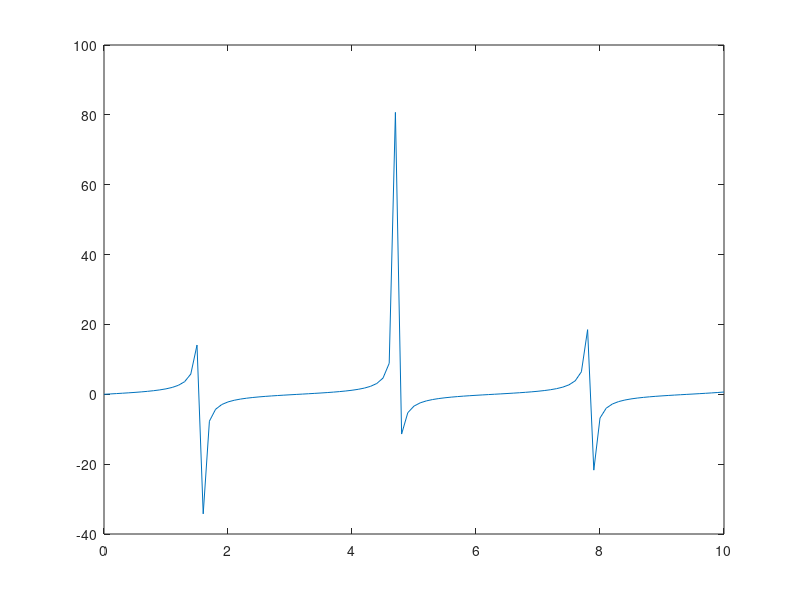
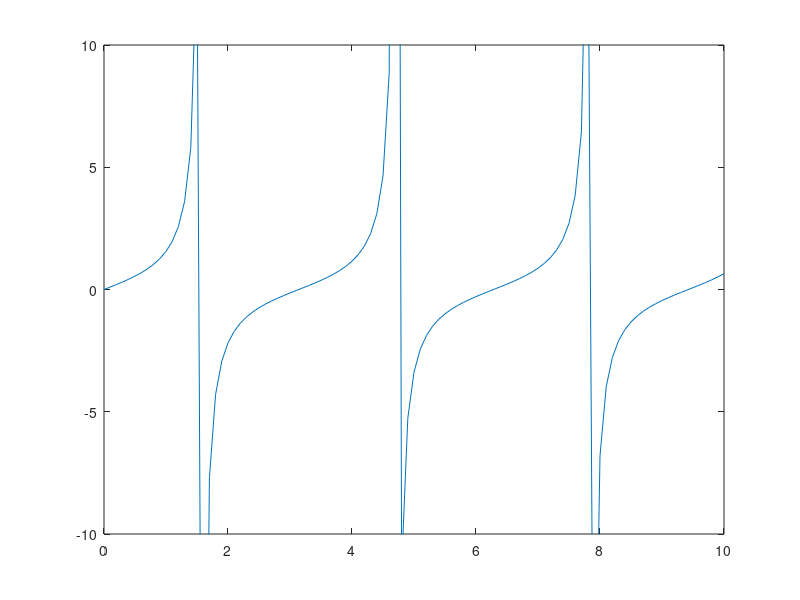
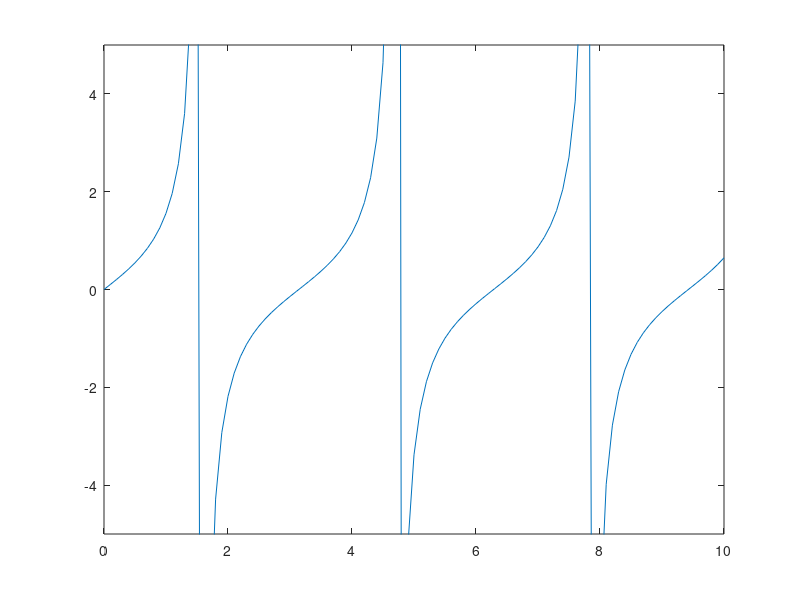

Write MATLAB code to recreate these figures, in order.
% [T1-TECHNICAL] - Basic Use of Matlab
% Ralph Cajipe

% A MATLAB script for the following problem: %

% 1. Perform the following calculations:
% 132 + 45, 235 x 645, 12.45/17.56, sin(π/6), e raised to 0.5, √2
disp('1. Perform the following calculations:')
disp('132 + 45:')
disp(132 + 45)

disp('235 x 645:')
disp(235 * 645)

disp('12.45/17.56:')
disp(12.45/17.56)

disp('sin(pi/6):')
disp(sin(pi/6))

disp('e raised to 0.5 (Napier’s constant):')
disp(exp(0.5))

disp('square root of 2:')
disp(sqrt(2))


% 2. Now enter format long and repeat the above calculations.
disp('==================================')
disp('2. format long - Display more digits after the decimal point')
format long

disp('132 + 45:')
disp(132 + 45)

disp('235 x 645:')
disp(235 * 645)

disp('12.45/17.56:')
disp(12.45/17.56)

disp('sin(pi/6):')
disp(sin(pi/6))

disp('e^0.5:')
disp(exp(0.5))

disp('√ square root of 2:')
disp(sqrt(2))


% 3. Read the help file for format, and experiment with some of the other settings.
disp('==================================')
disp('3. format short - Display fewer digits after the decimal point')
format short

disp('132 + 45:')
disp(132 + 45)

disp('235 x 645:')
disp(235 * 645)

disp('12.45/17.56:')
disp(12.45/17.56)

disp('sin(π pi/6):')
disp(sin(pi/6))

disp('e^0.5:')
disp(exp(0.5))

disp('√ square root of 2:')
disp(sqrt(2))


% 4. Enter the following variables: a = 123456, b = 3^1/4, c = cos(π/8). Now calculate:
% (a + b)/c, 2a - 3b, c^2√a - b, a/(3b + 4c), exp(a^1/4 - b^10)
disp('==================================')
disp('4. Enter the following variables: a = 123456, b = 3^1/4, c = cos(π/8). Now calculate:')
a = 123456;
b = 3^1/4;
c = cos(pi/8);

disp('(a + b)/c:')
disp((a + b)/c)

disp('2a - 3b:')
disp(2*a - 3*b)

disp('c^2 √ square root of a - b:')
disp(c^2*sqrt(a) - b)

disp('a/(3b + 4c):')
disp(a/(3*b + 4*c))

disp('exp(a^1/4 - b^10):')
disp(exp(a^1/4 - b^10))


% 5. Find the MATLAB functions for the inverse trigonometric functions sin^-1, cos^-1, and tan^-1.
% Then calculate: sin^-1(0.5), cos^-1(√3/2), tan^-1(2)
% Convert answers from radians to degrees.
disp('==================================')
disp('5. Find the MATLAB functions for the inverse trigonometric functions sin^-1, cos^-1, and tan^-1.')
disp('Then calculate: sin^-1(0.5), cos^-1(√3/2), tan^-1(2)')
disp('Convert answers from radians to degrees.')

disp('sin^-1(0.5):')
disp(asind(0.5))

disp('cos^-1(√3/2):')
disp(acosd(sqrt(3)/2))

disp('tan^-1(2):')
disp(atand(2))


% 6. Using vectorization and the colon operator, use a single command to generate:
% a) the first 15 cubes,
% b) the values sin(nπ/16) for n from 1 to 16,
% c) the values √n for n from 10 to 20
disp('==================================')
disp('6. Using vectorization and the colon operator, use a single command to generate:')
disp('a) the first 15 cubes,')
disp('b) the values sin(nπ/16) for n from 1 to 16,')
disp('c) the values √n for n from 10 to 20')

disp('a) the first 15 cubes:')
disp((1:15).^3)

disp('b) the values sin(nπ/16) for n from 1 to 16:')
disp(sin((1:16)*pi/16))

disp('c) the values √n for n from 10 to 20:')
disp(sqrt(10:20))


% 7. Enter the following matrices: A = [1 2 3; 2 3 4; 3 4 5], B = [-1 2 -1; -3 -4 5; 2 3 -4],
% C = [0 -2 1; -3 5 2; 1 1 -7]
% Now calculate: 2A - 3B, A^T, AB - BA, BC^-1, (AB)^T, B^TA^T, A^2 + B^3
disp('==================================')
disp('7. Enter the following matrices: A = [1 2 3; 2 3 4; 3 4 5], B = [-1 2 -1; -3 -4 5; 2 3 -4],')
disp('C = [0 -2 1; -3 5 2; 1 1 -7]')
disp('Now calculate: 2A - 3B, A^T, AB - BA, BC^-1, (AB)^T, B^TA^T, A^2 + B^3')

A = [1 2 3; 2 3 4; 3 4 5];
B = [-1 2 -1; -3 -4 5; 2 3 -4];
C = [0 -2 1; -3 5 2; 1 1 -7];

disp('2A - 3B:')
disp(2*A - 3*B)

disp('A^T:')
disp(A')

disp('AB - BA:')
disp(A*B - B*A)

disp('BC^-1:')
disp(B*inv(C))

disp('(AB)^T:')
disp((A*B)')

disp('B^TA^T:')
disp(B'*A')

disp('A^2 + B^3:')
disp(A^2 + B^3)


% 8. use the det function to determine the determinant
% of each of the marices in the previous question.
% What happens if you try to find the inverse of matrix A?
disp('==================================')
disp('8. use the det function to determine the determinant')
disp('of each of the marices in the previous question.')
disp('What happens if you try to find the inverse of matrix A?')

disp('det of A:')
disp(det(A))

disp('det of B:')
disp(det(B))

disp('det of C:')
disp(det(C))

disp('The inverse of A:')
disp(inv(A))


% 9. Plot the function tan(x) with the following commands:
% x = [0:0.1:10];
% plot(x, tan(x))
% figure, plot(x, tan(x)), axis([0, 10, -10, 10])
disp('==================================')
disp('9. Plot the function tan(x) with the following commands:')
disp('x = [0:0.1:10];')
disp('plot(x, tan(x))')
disp('figure, plot(x, tan(x)), axis([0, 10, -10, 10])')

x = 0:0.1:10;
plot(x, tan(x))
figure, plot(x, tan(x)), axis([0, 10, -10, 10])

% Display new line for spacing
disp(' ')
disp('What does the axis function do?')
disp('Answer: It sets the axis limits and  aspect ratios for the current plot.')

% Experiment with changing the last two numbers in axis for the above command.
disp(' ')
disp('Experiment with changing the last two numbers in axis for the above command.')
figure, plot(x, tan(x)), axis([0, 10, -5, 5])
